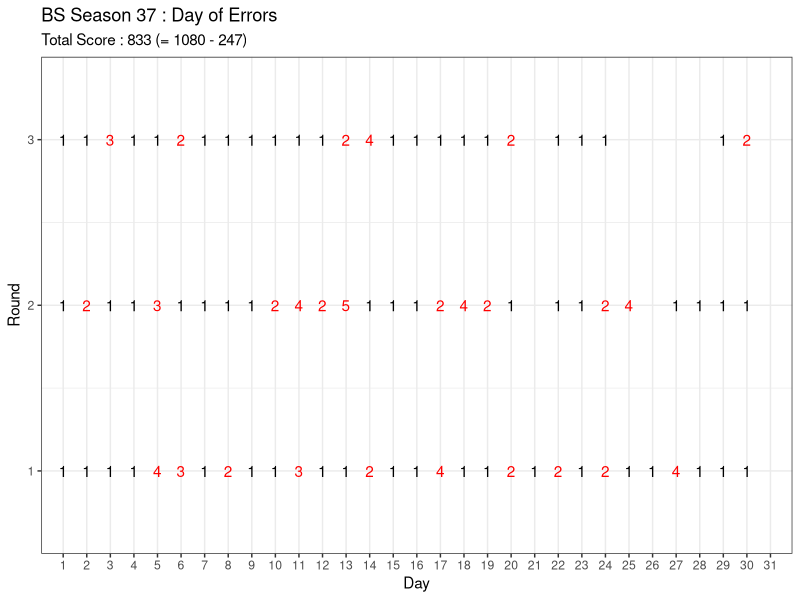

Source code (R):
library(tidyr)
library(dplyr)
library(ggplot2)
library(glue)

rm(list=ls())

season = 37

ranking = c(
  1,1,1,
  1,2,1,
  1,1,3,
  1,1,1,
  4,3,1,
  3,1,2,
  1,1,1,
  2,1,1,
  1,1,1,
  1,2,1,
  3,4,1,
  1,2,1,
  1,5,2,
  2,1,4,
  1,1,1,
  1,1,1,
  4,2,1,
  1,4,1,
  1,2,1,
  2,1,2,
  1,NA,NA,
  2,1,1,
  1,1,1,
  2,2,1,
  1,4,NA,
  1,NA,NA,
  4,1,NA,
  1,1,NA,
  1,1,1,
  1,1,2
)

total_round = length(ranking)
ranking_score = c(12,8,5,3,0)

data = 
  data.frame(season, ranking) %>% 
  transmute(
    season,
    ranking,
    score = ranking_score[ranking],
    total_score = cumsum(coalesce(score, 0)),
    daily_round = rep(1:3, times=31) %>% head(total_round),
    day = rep(1:31, each=3) %>% head(total_round)
  )

last_data = data %>% tail(1)
total_score = last_data$total_score
ideal_total_score = total_round * ranking_score[1]
missing_score = ideal_total_score - total_score

data %>%
  mutate(is_error = ifelse(ranking > 1, TRUE, FALSE)) %>%
  group_by(day) %>%
  mutate(count = 1:n()) %>%
  ggplot(aes(x=day, y=count)) +
  geom_text(aes(label=ranking, color=is_error)) +
  scale_x_continuous(limits=c(1,31), breaks=1:31, expand=c(.03,.03)) +
  scale_y_continuous(limits=c(1,3), breaks=1:3, expand = c(.2,.1)) +
  scale_color_manual(values=c('black','red')) +
  labs(
    title = glue('BS Season {season} : Day of Errors'), 
    subtitle = glue('Total Score : {total_score} (= {ideal_total_score} - {missing_score})'), 
    y='Round', x='Day'
  ) +
  theme_bw() +
  theme(
    panel.grid.minor.x = element_blank(),
    legend.position = 'none'
  )
